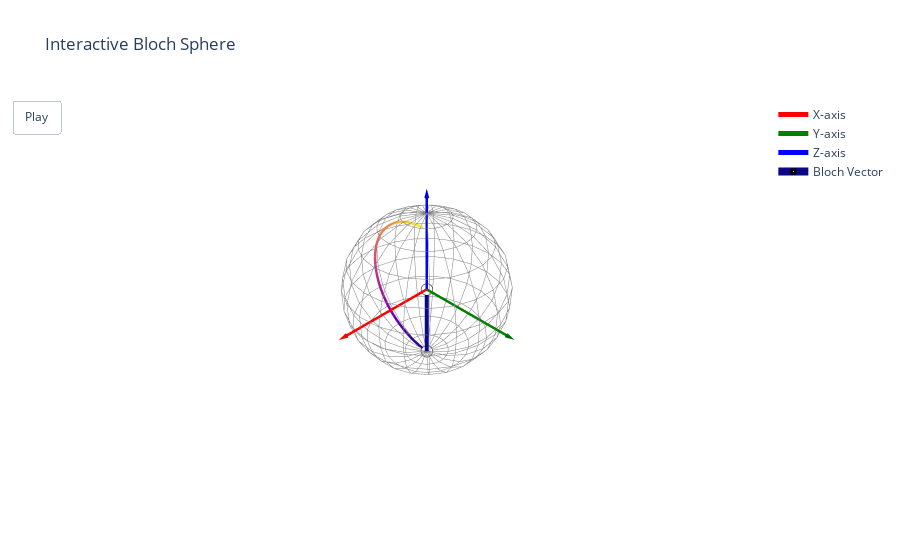

The notebook cell this image was saved under:
### Code cell
fig = create_interactive_bloch_sphere(sx=sx.flatten(), sy=sy.flatten(), sz=sz.flatten(), t_eval=t.flatten())
fig.show()
